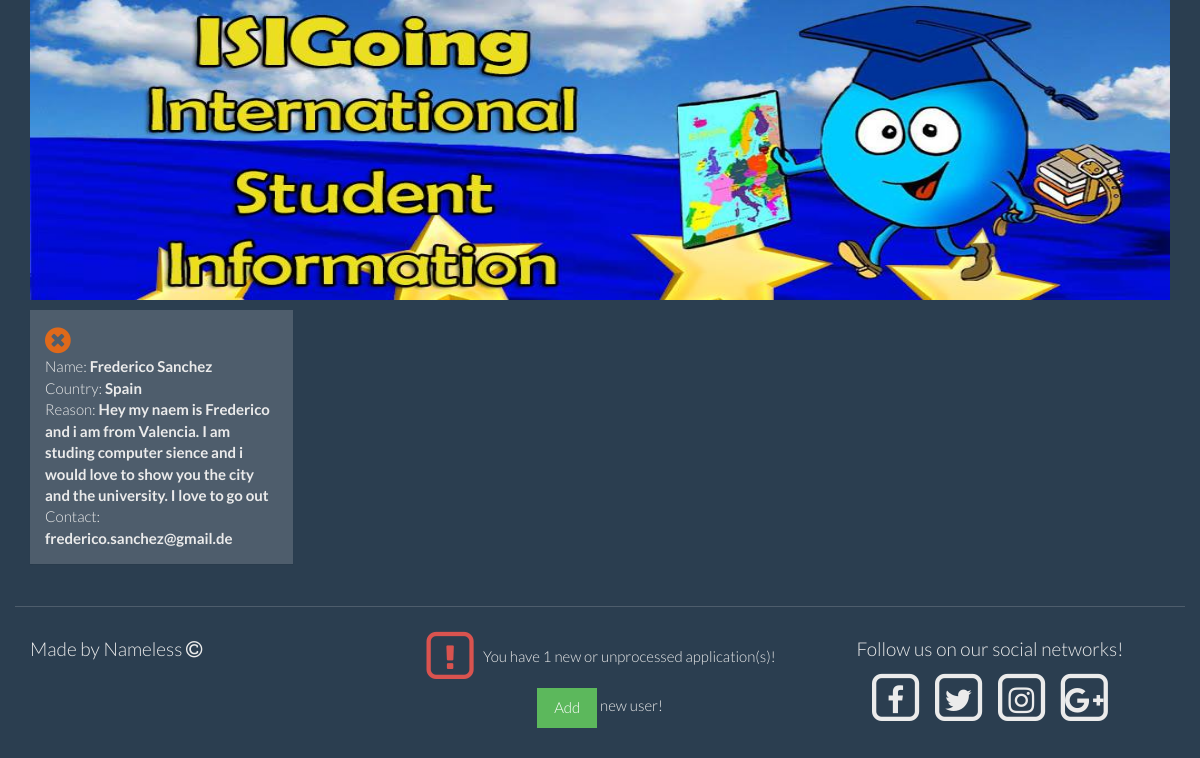
Page /ISIGoing/admin.php (signed in) on the committed database.
### tables this page shows
CREATE TABLE IF NOT EXISTS `application` (
  `idApp` int(11) NOT NULL AUTO_INCREMENT,
  `name` varchar(50) NOT NULL,
  `email` varchar(50) NOT NULL,
  `reason` text NOT NULL,
  `idCountry` int(11) NOT NULL,
  `active` tinyint(1) NOT NULL DEFAULT '1',
  PRIMARY KEY (`idApp`)
);

CREATE TABLE IF NOT EXISTS `country` (
  `IDCountry` int(11) NOT NULL AUTO_INCREMENT,
  `Name` varchar(30) NOT NULL,
  `information` text,
  `food` text,
  `people` text,
  `customs` text,
  `student` text,
  `flag` varchar(50) DEFAULT NULL,
  PRIMARY KEY (`IDCountry`)
);

### ISIGoing/admin.php (the view, shortened to what this page needs)
<!DOCTYPE html>
<?php
include 'dbconnection.php';
?>
<html>
    <head>
        <?php include 'head.php'; ?>
        <link href="bootstrap3-editable/css/bootstrap-editable.css" rel="stylesheet">
    </head>
    <body>
        <?php include 'banner.php' ?>
        <div class="container">
            <?php if($_SESSION['username']=='admin') { ?>
            <div class="row">
            <div class="col-md-12 col-sm-12 col-xs-12">
                <div class="row">
                    <?php
                    $sqlPhoto = "SELECT idApp, application.name as name, reason, email, country.name as nc FROM application, country WHERE country.idcountry=application.idcountry AND active=1";
                    $resPhoto = mysqli_query($conn, $sqlPhoto);
                    while ($photos = mysqli_fetch_assoc($resPhoto)) {
                        ?>
                        <div class="col-md-3 col-xs-6 col-sm-6">
                            <div class="panel panel-default" id="item_<?php echo $photos['idApp'] ?>">
                                <div class="panel-body">
    <?php if ($_SESSION['username'] == 'admin') { ?>
                                        <div class="row">
                                            <div class="col-md-1">
                                                <a href="#" class="del_button" id="del-<?php echo $photos['idApp'] ?>">
                                                   <i class="fa fa-times-circle fa-2x"></i>
                                                </a>
                                            </div>
                                        </div>
    <?php } ?>
                                    <div class="row"><div class="col-md-12">
                                            Name: <b> <?php echo $photos['name'] ?> </b> <br>
                                            Country: <b> <?php echo $photos['nc'] ?> </b> <br>
                                            Reason: <b> <?php echo $photos['reason'] ?> </b> <br>
                                            Contact: <b> <?php echo $photos['email'] ?> </b> <br>
                                        </div></div>
                                </div>
                            </div> </div><?php } ?>
                </div>
            </div>
            </div> <?php } ?>
        </div>
        <div class="container">
             <?php include 'footer.php'; ?>
        </div>
    </body>
</html>

### rows in the picture
application: name "Frederico Sanchez", idCountry.Name "Spain", reason "Hey my naem is Frederico and i am from Valencia. I am studing computer sience and i would love to show you the city and the university. I love to go out", email "frederico.sanchez@gmail.de"

### other values in the picture
mysqli_num_rows($num) "1"
